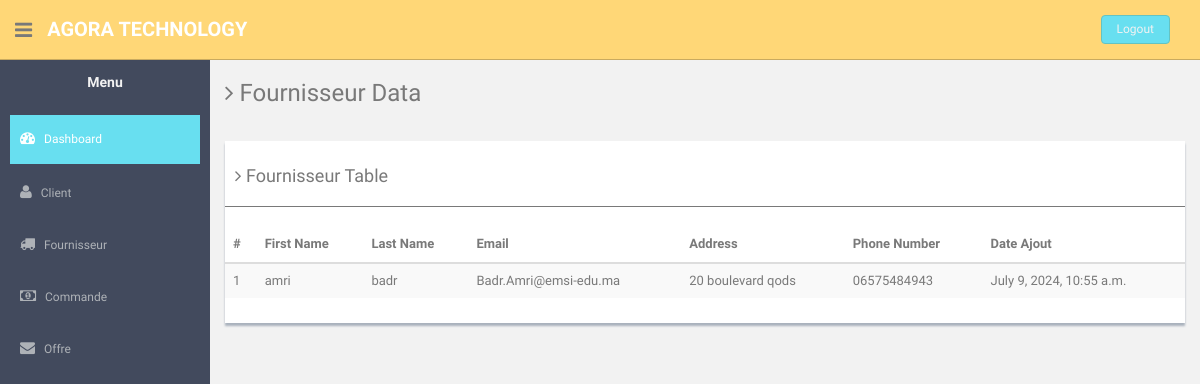
/app/fournisseur/ (signed in), run on an earlier commit of the app's database.
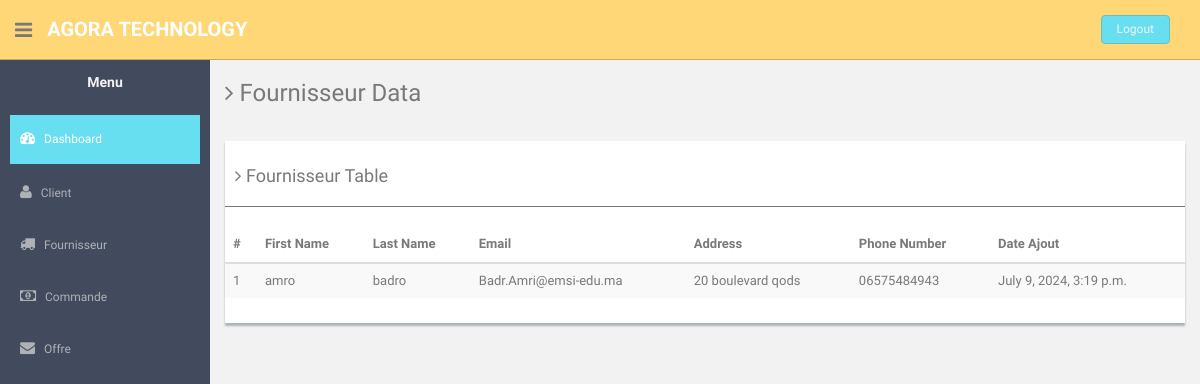
And on a later commit of the database.
### GcomApp/models.py (models this page shows, shortened)
class Fournisseur(models.Model):
    nom = models.CharField(max_length=100)
    prenom = models.CharField(max_length=100, null=True, blank=True)
    email = models.EmailField()
    adresse = models.CharField(max_length=200, null=True, blank=True)
    numero_telephone = models.CharField(max_length=15, null=True, blank=True)
    date_ajout = models.DateTimeField(default=timezone.now)
    commande = models.ManyToManyField(Command)  # ManyToManyField for multiple commandes

### GcomApp/views.py (the view)
# urls.py: path('fournisseur/', views.fournisseur_list, name='fournisseur_list'),
@login_required
def fournisseur_list(request):
    fournisseurs = Fournisseur.objects.all()
    return render(request, 'fournisseur.html', {'fournisseurs': fournisseurs})

### GcomApp/templates/fournisseur.html (shortened to what the changed rows need)
<!DOCTYPE html>
<html lang="en">
<head>
    {% load static %}
    <link href="{% static 'assets/css/bootstrap.css' %}" rel="stylesheet">
    <link href="{% static 'assets/font-awesome/css/font-awesome.css' %}" rel="stylesheet" />
    <link rel="stylesheet" type="text/css" href="{% static 'assets/css/zabuto_calendar.css' %}">
    <link rel="stylesheet" type="text/css" href="{% static 'assets/js/gritter/css/jquery.gritter.css' %}" />
    <link rel="stylesheet" type="text/css" href="{% static 'assets/lineicons/style.css' %}">
    <link href="{% static 'assets/css/style.css' %}" rel="stylesheet">
    <link href="{% static 'assets/css/style-responsive.css' %}" rel="stylesheet">
</head>
<body>
    <section id="container">
        <section id="main-content">
            <section class="wrapper">
                <div class="row">
                    <div class="col-md-12 mt">
                        <div class="content-panel">
                            <table class="table table-striped">
                                <thead>
                                    <tr>
                                        <th>#</th>
                                        <th>First Name</th>
                                        <th>Last Name</th>
                                        <th>Email</th>
                                        <th>Address</th>
                                        <th>Phone Number</th>
                                        <th>Date Ajout</th>
                                    </tr>
                                </thead>
                                <tbody>
                                    {% for fournisseur in fournisseurs %}
                                    <tr>
                                        <td>{{ forloop.counter }}</td>
                                        <td class="copy-cell">{{ fournisseur.nom }}</td>
                                        <td class="copy-cell">{{ fournisseur.prenom }}</td>
                                        <td class="copy-cell">{{ fournisseur.email }}</td>
                                        <td class="copy-cell">{{ fournisseur.adresse }}</td>
                                        <td class="copy-cell">{{ fournisseur.numero_telephone }}</td>
                                        <td class="copy-cell">{{ fournisseur.date_ajout }}</td>
                                    </tr>
                                    {% endfor %}
                                </tbody>
                            </table>
                        </div>
                    </div>
                </div>
            </section>
        </section>
    </section>
</body>
</html>

What changed in the data, as far as the page shows it:
changed Fournisseur "Badr.Amri@emsi-edu.ma": nom "amri" → "amro"; prenom "badr" → "badro"; date_ajout "July 9, 2024, 10:55 a.m." → "July 9, 2024, 3:19 p.m."
